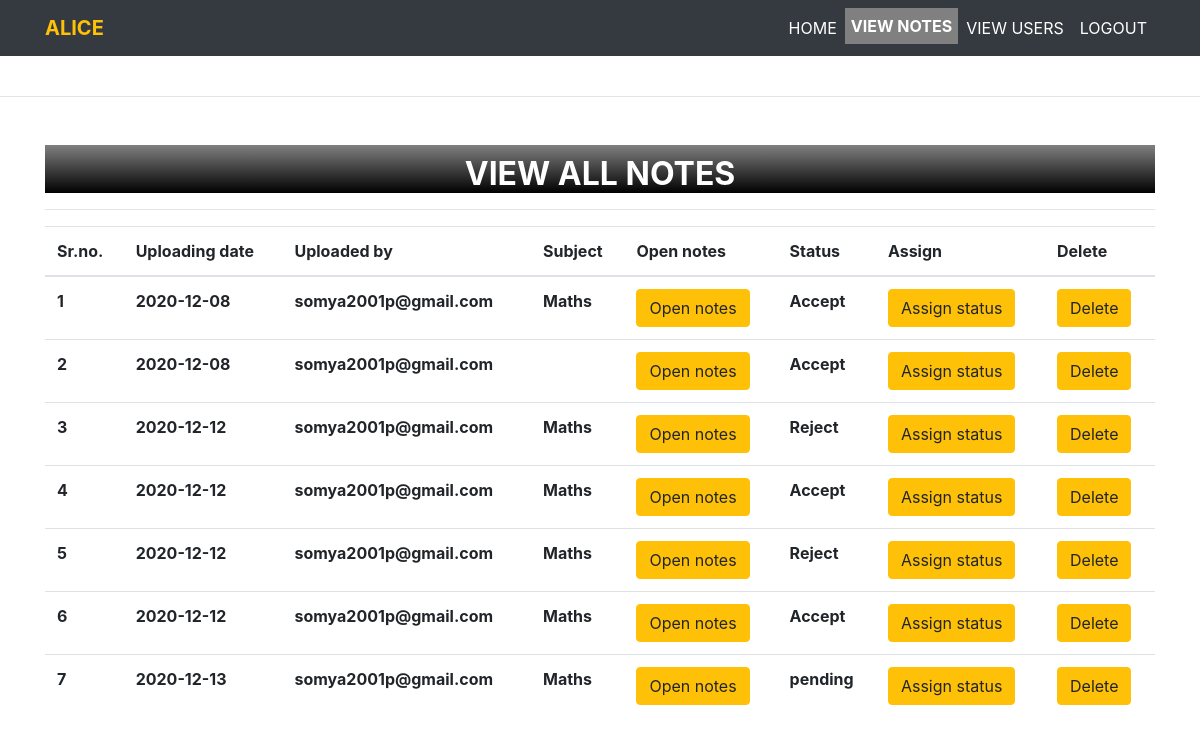
The app's page /all_notes/ (signed in), older data.
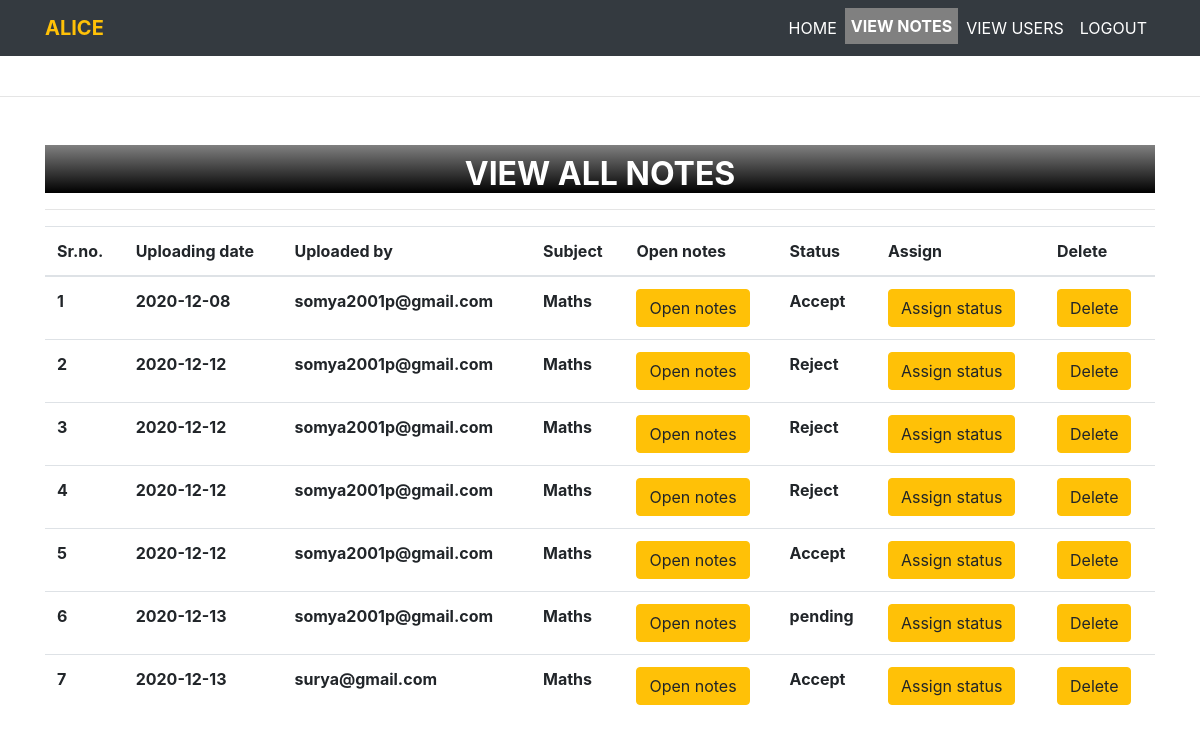
The same page, newer data.
### notes/models.py (models this page shows, shortened)
class Notes(models.Model):
    user = models.ForeignKey(User,on_delete=models.CASCADE,null=True)
    uploadingdate = models.CharField(max_length=10,null=True)
    branch = models.CharField(max_length=30,null=True)
    subject = models.CharField(max_length=30,null=True)
    notesfile = models.FileField(null=True)
    filetype = models.CharField(max_length=30,null=True)
    description = models.CharField(max_length=300,null=True)
    status = models.CharField(max_length=30,null=True)

### notes/views.py (the view)
# urls.py: path('all_notes/', all_notes, name='all_notes'),
def all_notes(request):
    if not request.user.is_authenticated:
        return redirect('login_admin')
    notes = Notes.objects.all()
    d = {'notes':notes}
    return render(request, 'all_notes.html',d)

### notes/templates/all_notes.html (shortened to what this page needs)
{% extends 'admin_nav.html' %}
{% load static %}
{% block body %}
<center>
<div class="container mt-5">
    <h2 class="doabout text-center"></i><b>VIEW ALL NOTES</b></h2>
    <hr>
    <table class="table table=bordered" id="example">
        <thead>
            <tr>
                <th>Sr.no.</th>
                <th>Uploading date</th>
                <th>Uploaded by</th>
                <th>Subject</th>
                <th>Open notes</th>
                <th>Status</th>
                <th>Assign</th>
                <th>Delete</th>
            </tr>
        </thead>
        <tbody>
            {% for i in notes %}
            <tr>
                <th>{{ forloop.counter }}</th>
                <th>{{ i.uploadingdate }}</th>
                <th>{{ i.user.username }}</th>
                <th>{{ i.subject }}</th>
                <th><a href="{{ i.notesfile.url }}" class="btn btn-warning">Open notes</a></th>
                <th>{{ i.status }}</th>
                <th><a href="{% url 'assign_status' i.id %}" class="btn btn-warning" >Assign status</a></th>
                <th><a href="{% url 'delete_notes' i.id %}" class="btn btn-warning" onclick="return confirm('Do you really want to delete notes?')">Delete</a></th>
            </tr>
            {% endfor %}
        </tbody>
    </table>
</div>
</center>
{% endblock %}

Row changes from the older to the newer data that the page shows:
removed Notes: uploadingdate "2020-12-08", user.username "somya2001p@gmail.com", status "Accept"
changed Notes (number 3 of 7 on the later page): status "Accept" → "Reject"
added Notes: uploadingdate "2020-12-13", user.username "surya@gmail.com", subject "Maths", status "Accept"
